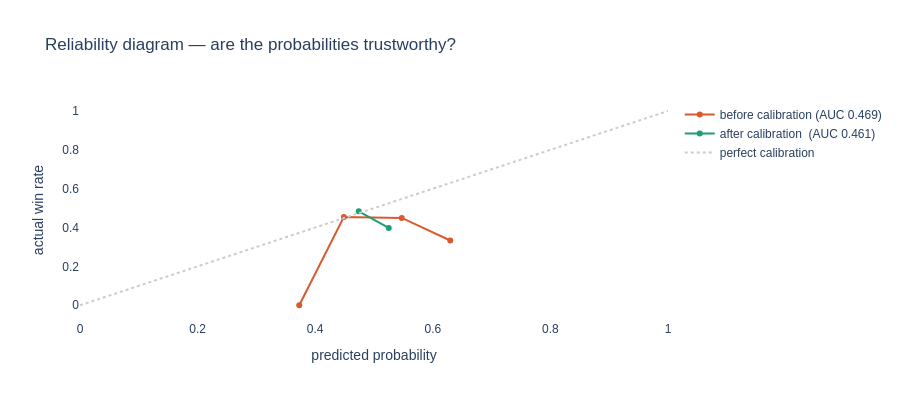

Notebook code cell kept with this figure:
### Code cell
# ── Calibrate probabilities — correct approach ────────────────────────
# Split training data into train/validation for calibration
# NEVER fit calibrator on test set

from sklearn.calibration import CalibratedClassifierCV, calibration_curve

X_tr_cal, X_val, y_tr_cal, y_val = train_test_split(
    X_train, y_train,
    test_size    = 0.25,
    random_state = 42,
    stratify     = y_train,
)

# Retrain base model on smaller training portion
base_for_cal = type(tuned_model)(**tuned_model.get_params())
base_for_cal.fit(X_tr_cal, y_tr_cal)

# Calibrate using sigmoid (more stable than isotonic on small val sets)
# cv=None means use the already-fitted estimator (replaces old cv="prefit")
calibrated = CalibratedClassifierCV(
    base_for_cal,
    cv     = None,       # use already-fitted model
    method = "sigmoid",  # sigmoid is more stable than isotonic
)
calibrated.fit(X_val, y_val)

# Evaluate on completely untouched test set
y_cal_prob = calibrated.predict_proba(X_test)[:, 1]
cal_auc    = roc_auc_score(y_test, y_cal_prob)

print(f"Base model AUC     : {test_auc:.4f}")
print(f"Calibrated AUC     : {cal_auc:.4f}")
print("(Should be similar ± 0.02 — calibration improves reliability not ranking)")

# ── Reliability diagram ────────────────────────────────────────────────
frac_pos_raw, mean_pred_raw = calibration_curve(
    y_test, y_pred_prob, n_bins=8
)
frac_pos_cal, mean_pred_cal = calibration_curve(
    y_test, y_cal_prob,  n_bins=8
)

fig_cal = go.Figure()
fig_cal.add_trace(go.Scatter(
    x=mean_pred_raw, y=frac_pos_raw,
    mode="lines+markers",
    name=f"before calibration (AUC {test_auc:.3f})",
    line=dict(color="#D85A30"),
))
fig_cal.add_trace(go.Scatter(
    x=mean_pred_cal, y=frac_pos_cal,
    mode="lines+markers",
    name=f"after calibration  (AUC {cal_auc:.3f})",
    line=dict(color="#1D9E75"),
))
fig_cal.add_trace(go.Scatter(
    x=[0, 1], y=[0, 1],
    mode="lines",
    line=dict(color="#ccc", dash="dot"),
    name="perfect calibration",
))
fig_cal.update_layout(
    title="Reliability diagram — are the probabilities trustworthy?",
    xaxis_title="predicted probability",
    yaxis_title="actual win rate",
    height=400,
    plot_bgcolor="white",
    paper_bgcolor="white",
    font_family="Arial",
)
fig_cal.show()

print("\nCalibration insight:")
print("  Closer to diagonal = probabilities are reliable.")
print("  When model says 65%, team should win ~65% of the time.")

### Figure 1 — Plotly figure (JSON) as saved in the notebook; plotly's stock layout.template omitted (floating-point values rounded to 4 significant figures)
{"data": [{"line": {"color": "#D85A30"}, "mode": "lines+markers", "name": "before calibration (AUC 0.469)", "type": "scatter", "x": [0.3729, 0.4487, 0.5472, 0.6297], "y": [0.0, 0.4538, 0.4494, 0.3333]}, {"line": {"color": "#1D9E75"}, "mode": "lines+markers", "name": "after calibration  (AUC 0.461)", "type": "scatter", "x": [0.4741, 0.525], "y": [0.4833, 0.3978]}, {"line": {"color": "#ccc", "dash": "dot"}, "mode": "lines", "name": "perfect calibration", "type": "scatter", "x": [0, 1], "y": [0, 1]}], "layout": {"font": {"family": "Arial"}, "height": 400, "paper_bgcolor": "white", "plot_bgcolor": "white", "title": {"text": "Reliability diagram — are the probabilities trustworthy?"}, "xaxis": {"title": {"text": "predicted probability"}}, "yaxis": {"title": {"text": "actual win rate"}}}}
